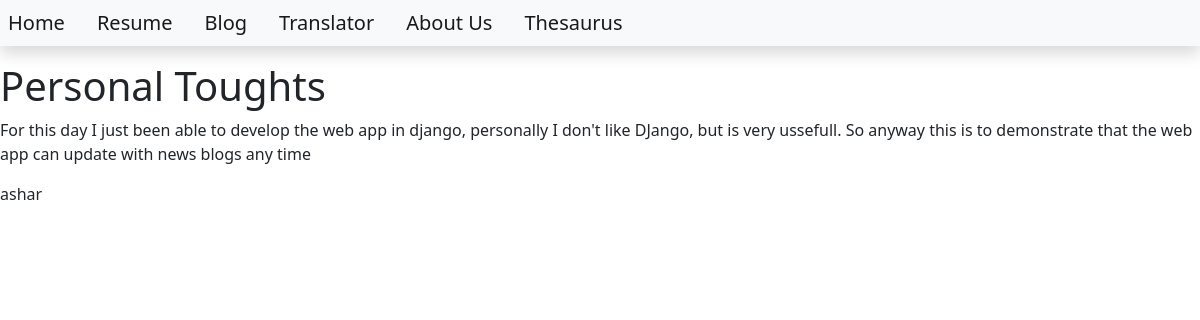
Page /blog/test on the committed database.
### blog/models.py (models this page shows, shortened)
class Post(models.Model):
    title = models.CharField(max_length=200)
    content = models.TextField()
    date_created = models.DateTimeField(auto_now_add=True)
    slug = models.SlugField(max_length=200, unique=True)
    author = models.ForeignKey(to=User, on_delete=models.CASCADE)
    status = models.IntegerField(choices=STATUS,default=0)

### blog/views.py (the view)
# urls.py: path('<slug:slug>', views.BlogView.as_view(), name='blog_view'),
class BlogView(generic.DetailView):
    model = Post
    template_name ='blog.html'

### templates/blog.html
{% extends 'base.html' %}
{% block content %}
        <h1>{{object.title}}</h1>
        <p>{{object.content}}</p>
        <p>{{object.author}}</p>
{% endblock content %}

### rows in the picture
Post: title "Personal Toughts", content "For this day I just been able to develop the web app in django, personally I don't like DJango, but is very ussefull. So anyway this is to demonstrate that the web app can update with news blogs any time", author "ashar"
